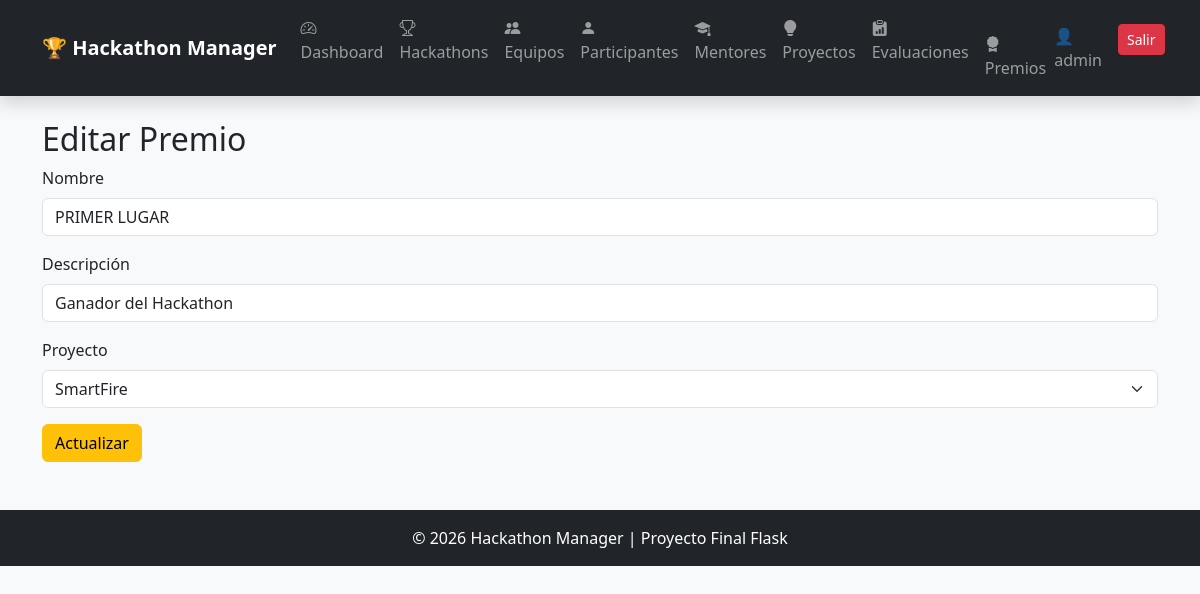
/premios/editar/2 (signed in), run on the app's committed database.
### app/models/usuario.py (models this page shows, shortened)
class Usuario(UserMixin, db.Model):
    __tablename__ = "usuarios"
    id = db.Column(
        db.Integer,
        primary_key=True
    )
    nombre = db.Column(
        db.String(100),
        nullable=False
    )
    email = db.Column(
        db.String(100),
        unique=True,
        nullable=False
    )
    username = db.Column(
        db.String(50),
        unique=True,
        nullable=False
    )
    password = db.Column(
        db.String(255),
        nullable=False
    )
    rol_id = db.Column(
        db.Integer,
        db.ForeignKey("roles.id"),
        nullable=False
    )

### app/models/premio.py (models this page shows)
class Premio(db.Model):
    __tablename__ = "premios"
    id = db.Column(
        db.Integer,
        primary_key=True
    )
    nombre = db.Column(
        db.String(100),
        nullable=False
    )
    descripcion = db.Column(
        db.String(200)
    )
    proyecto_id = db.Column(
        db.Integer,
        db.ForeignKey("proyectos.id")
    )
    proyecto = db.relationship(
        "Proyecto",
        backref="premios"
    )

### app/models/proyecto.py (models this page shows, shortened)
class Proyecto(db.Model):
    __tablename__ = "proyectos"
    id = db.Column(
        db.Integer,
        primary_key=True
    )
    nombre = db.Column(
        db.String(150),
        nullable=False
    )
    descripcion = db.Column(
        db.Text,
        nullable=False
    )
    tecnologia = db.Column(
        db.String(100),
        nullable=False
    )
    estado = db.Column(
        db.String(50),
        default="En desarrollo"
    )
    equipo_id = db.Column(
        db.Integer,
        db.ForeignKey("equipos.id"),
        nullable=False
    )
    evaluaciones = db.relationship(
    "Evaluacion",
    backref="proyecto",
    lazy=True
)

### app/premios/routes.py (the view)
@premio_bp.route(
    "/premios/editar/<int:id>",
    methods=["GET", "POST"]
)
@login_required
def editar_premio(id):
    premio = Premio.query.get_or_404(id)
    proyectos = Proyecto.query.all()
    if request.method == "POST":
        premio.nombre = request.form["nombre"]
        premio.descripcion = request.form["descripcion"]
        premio.proyecto_id = request.form["proyecto_id"]
        db.session.commit()
        return redirect("/premios")
    return render_template(
        "premios/editar.html",
        premio=premio,
        proyectos=proyectos
    )

### app/templates/premios/editar.html
{% extends 'base.html' %}
{% block content %}
<h2>Editar Premio</h2>
<form method="POST">
    <div class="mb-3">
        <label class="form-label">
            Nombre
        </label>
        <input
            type="text"
            name="nombre"
            value="{{ premio.nombre }}"
            class="form-control"
            required>
    </div>
    <div class="mb-3">
        <label class="form-label">
            Descripción
        </label>
        <input
            type="text"
            name="descripcion"
            value="{{ premio.descripcion }}"
            class="form-control">
    </div>
    <div class="mb-3">
        <label class="form-label">
            Proyecto
        </label>
        <select
            name="proyecto_id"
            class="form-select">
            {% for proyecto in proyectos %}
            <option
                value="{{ proyecto.id }}"
                {% if proyecto.id == premio.proyecto_id %}
                selected
                {% endif %}
            >
                {{ proyecto.nombre }}
            </option>
            {% endfor %}
        </select>
    </div>
    <button class="btn btn-warning">
        Actualizar
    </button>
</form>
{% endblock %}

### app/templates/base.html (shortened to what this page needs)
<!DOCTYPE html>
<html lang="es">
<head>
    <link href="https://cdn.jsdelivr.net/npm/bootstrap@5.3.7/dist/css/bootstrap.min.css"
          rel="stylesheet">
    <link rel="stylesheet"
          href="https://cdn.jsdelivr.net/npm/bootstrap-icons@1.11.3/font/bootstrap-icons.min.css">
</head>
<body class="bg-light">
<nav class="navbar navbar-expand-lg navbar-dark bg-dark shadow">
    <div class="container">
        <a class="navbar-brand fw-bold"
           href="/">
            🏆 Hackathon Manager
        </a>
        <div class="collapse navbar-collapse"
             id="menu">
            <ul class="navbar-nav me-auto">
                {% if current_user.is_authenticated %}
                <li class="nav-item">
                    <a class="nav-link" href="/dashboard">
                        <i class="bi bi-speedometer2"></i>
                        Dashboard
                    </a>
                </li>
                <li class="nav-item">
                    <a class="nav-link" href="/hackathons">
                        <i class="bi bi-trophy"></i>
                        Hackathons
                    </a>
                </li>
                <li class="nav-item">
                    <a class="nav-link" href="/equipos">
                        <i class="bi bi-people-fill"></i>
                        Equipos
                    </a>
                </li>
                <li class="nav-item">
                    <a class="nav-link" href="/participantes">
                        <i class="bi bi-person-fill"></i>
                        Participantes
                    </a>
                </li>
                <li class="nav-item">
                    <a class="nav-link" href="/mentores">
                        <i class="bi bi-mortarboard-fill"></i>
                        Mentores
                    </a>
                </li>
                <li class="nav-item">
                    <a class="nav-link" href="/proyectos">
                        <i class="bi bi-lightbulb-fill"></i>
                        Proyectos
                    </a>
                </li>
                <li class="nav-item">
                    <a class="nav-link" href="/evaluaciones">
                        <i class="bi bi-clipboard-data-fill"></i>
                        Evaluaciones
                        <li class="nav-item">
    <a class="nav-link" href="/premios">
        <i class="bi bi-award-fill"></i>
        Premios
    </a>
</li>
                    </a>
                </li>
                {% endif %}
            </ul>
            <ul class="navbar-nav">
                {% if current_user.is_authenticated %}
                <li class="nav-item">
                    <span class="navbar-text me-3">
                        👤 {{ current_user.username }}
                    </span>
                </li>
                <li class="nav-item">
                    <a class="btn btn-danger btn-sm"
                       href="/logout">
                        Salir
                    </a>
                </li>
                {% endif %}
            </ul>
        </div>
    </div>
</nav>
<div class="container mt-4">
    {% block content %}
    {% endblock %}
</div>
<footer class="bg-dark text-white text-center mt-5 p-3">
    © 2026 Hackathon Manager | Proyecto Final Flask
</footer>
</body>
</html>

### data on the page
Usuario: username "admin"
Premio: nombre "PRIMER LUGAR", descripcion "Ganador del Hackathon", proyecto_id "SmartFire"
